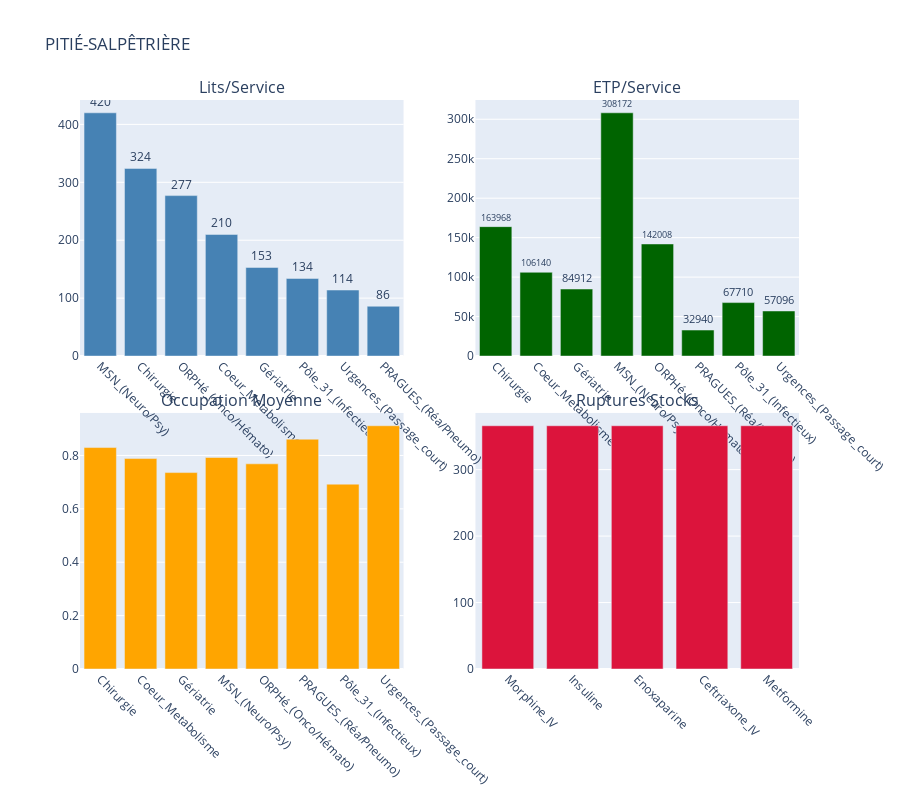

Notebook cell for this chart:
### Code cell
fig = make_subplots(
    rows=2, cols=2,
    subplot_titles=('Lits/Service', 'ETP/Service', 'Occupation Moyenne', 'Ruptures Stocks'),
    specs=[[{"type": "bar"}, {"type": "bar"}],
           [{"type": "bar"}, {"type": "bar"}]],
    vertical_spacing=0.1
)

# Lits
fig.add_trace(go.Bar(x=lits_service['service'], y=lits_service['lits_totaux'],
                    marker_color='steelblue', name='Lits', text=lits_service['lits_totaux'],
                    textposition='outside'), row=1, col=1)

# ETP total/service
etp_service = df_perso[df_perso['categorie']!='total'].groupby('service')['effectif_total'].sum()
fig.add_trace(go.Bar(x=etp_service.index, y=etp_service.values, marker_color='darkgreen', 
                    name='ETP', text=etp_service.values, textposition='outside'), row=1, col=2)

# Occupation moyenne/service
occ_service = df_lits.groupby('service')['taux_occupation'].mean().reset_index()
fig.add_trace(go.Bar(x=occ_service['service'], y=occ_service['taux_occupation'], 
                    marker_color='orange', name='Occupation %'), row=2, col=1)

# Ruptures stocks
ruptures = df_stocks[df_stocks['alerte_rupture']==True]['medicament'].value_counts().head(5).reset_index()
fig.add_trace(go.Bar(x=ruptures['medicament'], y=ruptures['count'], marker_color='crimson',
                    name='Alertes'), row=2, col=2)

fig.update_layout(height=800, title_text="PITIÉ-SALPÊTRIÈRE", showlegend=False)
fig.update_xaxes(tickangle=45)
fig.show()

### Figure 1 — Plotly figure (JSON) as saved in the notebook; plotly's stock layout.template omitted (floating-point values rounded to 4 significant figures)
{"data": [{"marker": {"color": "steelblue"}, "name": "Lits", "text": [420.0, 324.0, 277.0, 210.0, 153.0, 134.0, 114.0, 86.0], "textposition": "outside", "type": "bar", "x": ["MSN_(Neuro/Psy)", "Chirurgie", "ORPHé_(Onco/Hémato)", "Coeur_Metabolisme", "Gériatrie", "Pôle_31_(Infectieux)", "Urgences_(Passage_court)", "PRAGUES_(Réa/Pneumo)"], "xaxis": "x", "y": [420, 324, 277, 210, 153, 134, 114, 86], "yaxis": "y"}, {"marker": {"color": "darkgreen"}, "name": "ETP", "text": [164000.0, 106100.0, 84910.0, 308200.0, 142000.0, 32940.0, 67710.0, 57100.0], "textposition": "outside", "type": "bar", "x": ["Chirurgie", "Coeur_Metabolisme", "Gériatrie", "MSN_(Neuro/Psy)", "ORPHé_(Onco/Hémato)", "PRAGUES_(Réa/Pneumo)", "Pôle_31_(Infectieux)", "Urgences_(Passage_court)"], "xaxis": "x2", "y": [163968, 106140, 84912, 308172, 142008, 32940, 67710, 57096], "yaxis": "y2"}, {"marker": {"color": "orange"}, "name": "Occupation %", "type": "bar", "x": ["Chirurgie", "Coeur_Metabolisme", "Gériatrie", "MSN_(Neuro/Psy)", "ORPHé_(Onco/Hémato)", "PRAGUES_(Réa/Pneumo)", "Pôle_31_(Infectieux)", "Urgences_(Passage_court)"], "xaxis": "x3", "y": [0.8296, 0.7884, 0.7358, 0.7924, 0.7686, 0.8609, 0.6925, 0.9113], "yaxis": "y3"}, {"marker": {"color": "crimson"}, "name": "Alertes", "type": "bar", "x": ["Morphine_IV", "Insuline", "Enoxaparine", "Ceftriaxone_IV", "Metformine"], "xaxis": "x4", "y": [366, 366, 366, 366, 366], "yaxis": "y4"}], "layout": {"annotations": [{"font": {"size": 16}, "showarrow": false, "text": "Lits/Service", "x": 0.225, "xanchor": "center", "xref": "paper", "y": 1, "yanchor": "bottom", "yref": "paper"}, {"font": {"size": 16}, "showarrow": false, "text": "ETP/Service", "x": 0.775, "xanchor": "center", "xref": "paper", "y": 1, "yanchor": "bottom", "yref": "paper"}, {"font": {"size": 16}, "showarrow": false, "text": "Occupation Moyenne", "x": 0.225, "xanchor": "center", "xref": "paper", "y": 0.45, "yanchor": "bottom", "yref": "paper"}, {"font": {"size": 16}, "showarrow": false, "text": "Ruptures Stocks", "x": 0.775, "xanchor": "center", "xref": "paper", "y": 0.45, "yanchor": "bottom", "yref": "paper"}], "height": 800, "showlegend": false, "title": {"text": "PITIÉ-SALPÊTRIÈRE"}, "xaxis": {"anchor": "y", "domain": [0, 0.45], "tickangle": 45}, "xaxis2": {"anchor": "y2", "domain": [0.55, 1], "tickangle": 45}, "xaxis3": {"anchor": "y3", "domain": [0, 0.45], "tickangle": 45}, "xaxis4": {"anchor": "y4", "domain": [0.55, 1], "tickangle": 45}, "yaxis": {"anchor": "x", "domain": [0.55, 1]}, "yaxis2": {"anchor": "x2", "domain": [0.55, 1]}, "yaxis3": {"anchor": "x3", "domain": [0, 0.45]}, "yaxis4": {"anchor": "x4", "domain": [0, 0.45]}}}
